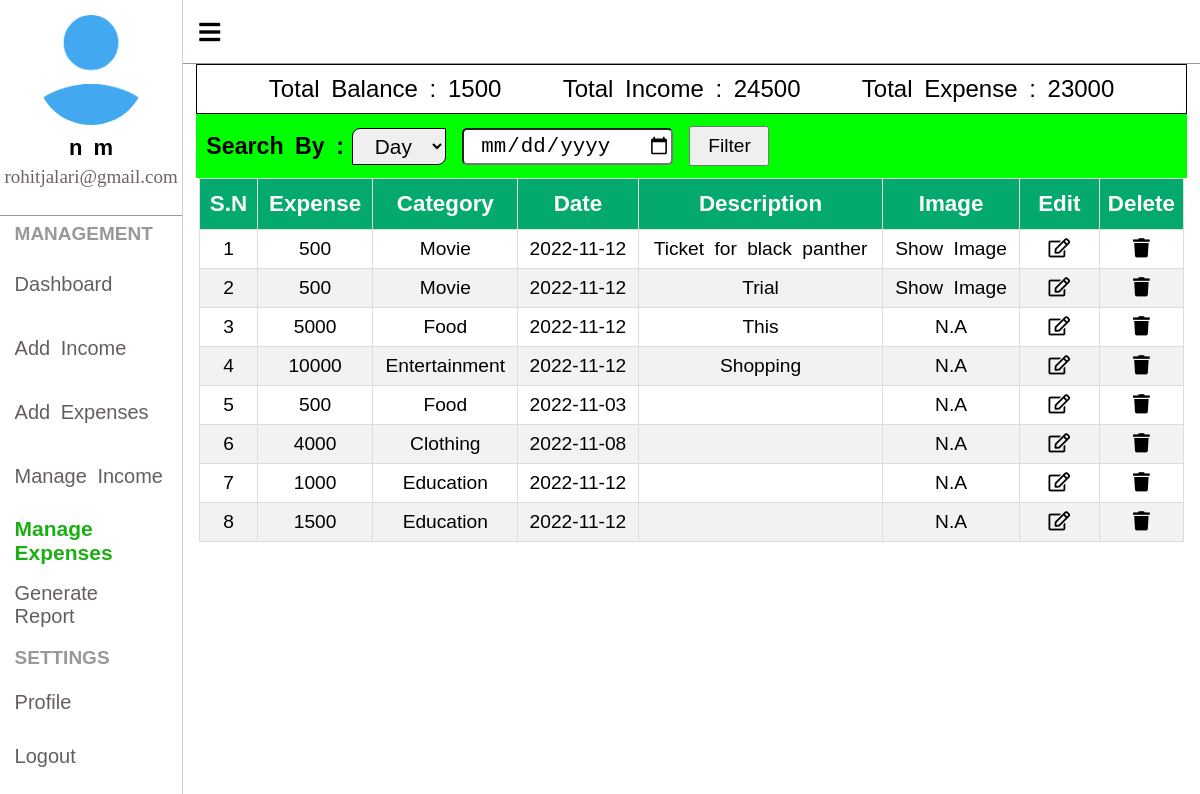
The page /manageExpenses.php (signed in) on the database its author committed.
### tables this page shows
CREATE TABLE `expense` (
  `expense_id` int(4) NOT NULL,
  `user_id` int(5) NOT NULL,
  `category` varchar(30) NOT NULL,
  `expense` float NOT NULL,
  `date` date NOT NULL,
  `description` varchar(50) NOT NULL,
  `image` varchar(100) NOT NULL
);

### manageExpenses.php (the view, shortened to what this page needs)
<?php
require_once "dbCon.php";
$userId = $_SESSION['userId'];
$expenseQuery = mysqli_query($con, " SELECT * FROM `expense` WHERE `user_id` = '$userId' ");
$totalIncomeQuery = "SELECT SUM(`income`) FROM `income` WHERE `user_id` = '$userId' ";
$totalExpenseQuery = "SELECT SUM(`expense`) FROM `expense` WHERE `user_id` = '$userId' ";
$totalIncomeSearch = mysqli_query($con,$totalIncomeQuery);
$totalExpenseSearch = mysqli_query($con,$totalExpenseQuery);
$totalIncome = mysqli_fetch_row($totalIncomeSearch)[0];
$totalExpense = mysqli_fetch_row($totalExpenseSearch)[0];
?>
<!DOCTYPE html>
<html>
<head>
</head>
<link rel="stylesheet" type="text/css" href="CSS/leftContainer.css">
<link rel="stylesheet" type="text/css" href="CSS/manageExpenses.css">
<link rel="stylesheet" type="text/css" href="CSS/filter.css">
<link rel="stylesheet" type="text/css" href="FONTS/fontAwesome/css/all.css">
<body>
	<?php
	if($_SESSION['loggedIn'] === true) { ?>
		<div class="body-container">
			<?php
			include('bodyLeftContainer.php');
			?>
			<div class="body-right-container">
				<div class="slide-bar">
					<i id="slideBar" class="fa fa-bars"></i>
				</div>
				<div class="balance-detail">
					<div class="balance-item">
						Total Balance : <span id="totalBalance"><?= $totalIncome-$totalExpense ?></span>
					</div>
					<div class="balance-item">
						Total Income : <span id="totalIncome"><?= $totalIncome ?></span>
					</div>
					<div class="balance-item">
						Total Expense : <span id="totalExpense"><?= $totalExpense ?></span>
					</div>
				</div>
				<?php
				if( ($a = mysqli_fetch_assoc($expenseQuery) ) == null){ ?>
					<div class="manage-expense-wrapper">
						<div class="empty-detail">
							Please add Expense Detail
						</div>
					</div>
				<?php } else { ?>
					<div class="filter-body">
						<form action="filterExpense.php" method="POST">
							<div class="filter-dropdown">
								<label>
									Search By :
								</label>
								<select id="filterDropdown" value="Select" name="select">
									<option value="day">Day</option>
								</select>
							</div>
							<div class="filter-option">
								<div class="filter-option-element">
									<input type="date" name="filterDate" id="filterDate">
								</div>
							</div>
							<div>
								<button  id="filterSubmit">
									Filter
								</button>
							</div>
						</form>
					</div>
					<div class="manage-expense-wrapper">
						<table>
							<thead>
								<tr>
									<th>S.N</th>
									<th>Expense</th>
									<th>Category</th>
									<th>Date</th>
									<th>Description</th>
									<th>Image</th>
									<th class="option">Edit</th>
									<th class="option">Delete</th>
								</tr>
							</thead>
							<tbody>
								<?php
								$count = 1;
								do {?>
									<tr>
										<td><?=$count?></td>
										<td><?=$a['expense']?></td>
										<td><?=$a['category']?></td>
										<td><?=$a['date']?></td>
										<td><?=$a['description']?></td>
										<td><?php if($a['image'] == ""){echo 'N.A';}else{?><a target="_blank" href="showImage.php?ZQT=<?=$a['expense_id']?>">Show Image</a><?php }?></td>
										<td><a href="updateExpenses.php?update=<?=$a['expense_id'];?>"><i class="far fa-edit"></i></a></td>
										<td><a href="deleteExpenses.php?delete=<?=$a['expense_id'];?>"><i class="fas fa-trash"></i></a></td>
									</tr>
									<?php $count++;
								} while ($a = mysqli_fetch_assoc($expenseQuery)) ?>
							</tbody>
						</table>
					</div>
				<?php }
				?>
			</div>
		</div>
	<?php } else { ?>
		<script>
			location.replace("login.php");
		</script>
	<?php } ?>
</body>
</html>

### CSS/leftContainer.css (style rules this page uses)
* { box-sizing: border-box; padding: 0; margin: 0; word-spacing: 5px; }
.body-container { height: 100vh; width: 100vw; display: flex; justify-content: center; align-items: center; }
.slide-bar { display: flex; justify-content: flex-start; align-items: center; width: 100%; height: 8vh; border-bottom: 1px solid #9F9595; padding: 1rem; position: sticky; top: 0; background-color: white; }
.slide-bar > i { font-size: 1.5rem; cursor: pointer; }
.body-right-container { height: 100vh; width: 100%; display: flex; flex-direction: column; justify-content: flex-start; align-items: center; }
.balance-detail { border: 1px solid black; padding: 1%; display: flex; justify-content: space-evenly; align-items: center; font-size: 1.5rem; font-family: sans-serif; }

### CSS/manageExpenses.css (style rules this page uses)
.manage-expense-wrapper { height: fit-content; min-height: 70vh; width: 100%; display: flex; justify-content: center; align-items: flex-start; padding: 0 1rem; }
.balance-detail { width: 97.4%; border: 1px solid black; padding: 1%; display: flex; justify-content: space-evenly; align-items: center; font-size: 1.5rem; font-family: sans-serif; }
table { width: 100%; border-collapse: collapse; font-family: Arial; text-align: center; }
th,td { border: 1px solid #ddd; padding: 0.5rem; font-size: 1.2rem; }
td a { color: black; text-decoration: none; }
th { padding-top: 12px; padding-bottom: 12px; font-size: 1.4rem; background-color: #04AA6D; color: white; }
tr:nth-child(even) { background-color: #f2f2f2; }
.option { width: 5rem; }
.filter-body { width: 97.4%; }
form { display: flex; justify-content: flex-start; align-items: center; width: 100%; background-color: lime; height: 4rem; padding: 1%; }

### CSS/filter.css (style rules this page uses)
.filter-body { width: 97.4%; }
form { display: flex; justify-content: flex-start; align-items: center; width: 100%; background-color: lime; height: 4rem; padding: 1%; }
form button { font-size: 1.2rem; cursor: pointer; height: 2.5rem; margin-left: 1rem; width: 5rem; }
.filter-dropdown { width: 15rem; display: flex; justify-content: center; align-items: center; }
.filter-dropdown label { width: 15rem; font-size: 1.45rem; font-family: sans-serif; font-weight: bold; }
.filter-dropdown select { width: 8rem; height: 2.3rem; font-size: 1.3rem; text-align: center; border-radius: 0.5rem 0 0.5rem 0; border: 1px solid black; cursor: pointer; }
.filter-option-element input, .date-element input { font-size: 1.2rem; border-radius: 5px; width: 13.2rem; height: 2.3rem; padding-left: 1rem; font-size: 1.3rem; cursor: pointer; }
.filter-option-element { margin-left: 1rem; }

### rows shown on the page
expense: expense "500", category "Movie", date "2022-11-12", description "Ticket for black panther"
expense: expense "500", category "Movie", date "2022-11-12", description "Trial"
expense: expense "5000", category "Food", date "2022-11-12", description "This", image "N.A"
expense: expense "10000", category "Entertainment", date "2022-11-12", description "Shopping", image "N.A"
expense: expense "500", category "Food", date "2022-11-03", image "N.A"
expense: expense "4000", category "Clothing", date "2022-11-08", image "N.A"
expense: expense "1000", category "Education", date "2022-11-12", image "N.A"
expense: expense "1500", category "Education", date "2022-11-12", image "N.A"

### other values the page prints
$_SESSION['userFirstName'] "n"
$_SESSION['userLastName'] "m"
$_SESSION['userEmail'] "rohitjalari@gmail.com"
$totalIncome-$totalExpense "1500"
$totalIncome "24500"
$totalExpense "23000"
